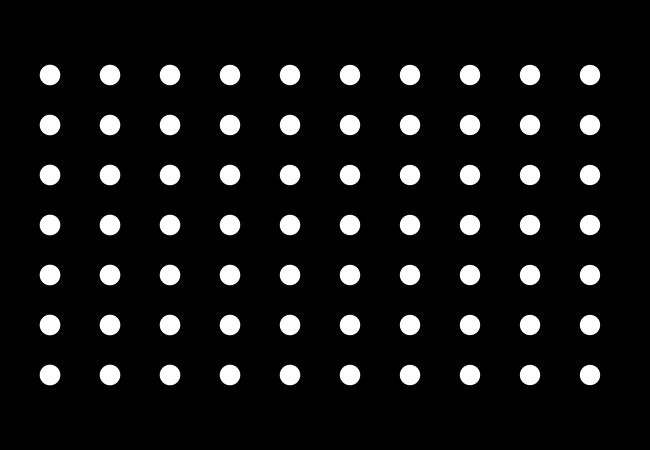
Frame 1 (no input)
Frame 60 (the mouse pressed at the canvas centre just before this capture): identical to frame 1, image omitted
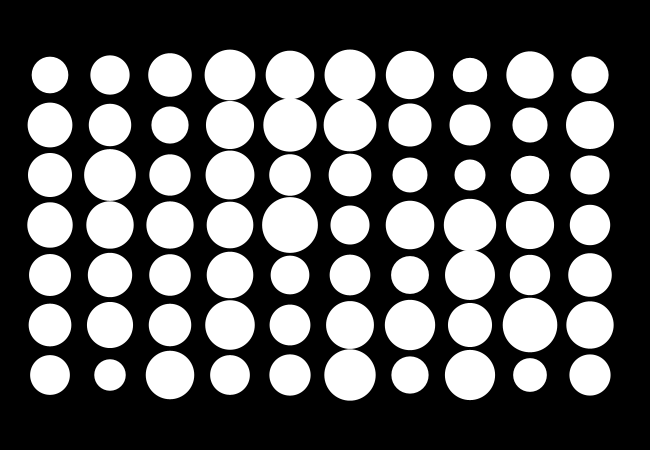
Frame 120 (the mouse held since frame 60 and released just before this capture)

The Processing sketch that drew these frames (run headless with seeded random() and noise(); from frame 60 on, the mouse is pressed at the canvas centre):

// Processing sketch: a_Noise_01
// ── a_Noise_01.pde
/* 
 --------------------------
 ** PLEASE READ INFO TAB **
 --------------------------
 
 */

/////////////////////////// GLOBALS ////////////////////////////

float circleDiameter;
int xInterval, yInterval;
float thickness;
// This boolean variable turns on/off animation
// press the 'p' button to activate/disactivate
boolean animate = false;

/////////////////////////// SETUP ////////////////////////////

void setup() {
  size(650, 450);
  background(255);
  smooth();
  noStroke();
  circleDiameter = 20;
  xInterval = 60;
  yInterval = 50;
  thickness = 0.5;
}

/////////////////////////// DRAW ////////////////////////////
void draw() {
  background(0);


  for (int y = 75; y < height-50; y += yInterval) {       
    for (int x = 50; x < width-50; x += xInterval) {        

      // 2 variables for mouse interaction
      float noiseAmm = map(mouseX, 0, width, 0.001, 0.1);
      float noiseFact = map(mouseY, 0, height, 1, 100);
      
      fill(255);
      // Check if animating
      if (animate) {
        float diaNoise = noise(x*noiseAmm, y*noiseAmm, frameCount*noiseAmm) * noiseFact;
        ellipse( x, y, circleDiameter+diaNoise, circleDiameter+diaNoise);
      }

      // if not then this...
      else {
        float diaNoise = noise(x*noiseAmm, y*noiseAmm) * noiseFact;
        ellipse( x, y, circleDiameter+diaNoise, circleDiameter+diaNoise);
      }
    }
  }
}



// ── INFO.pde
/*

/////////////////////////////////
DESSINES MOI DES BOUCLES FOR EVER
WORKSHOP FREE ART BUREAU 08.11.14
/////////////////////////////////

-------------------------------
Sketch : a_Noise_01
Parent Sketch : e_Interaction_01
--------------------------------

This sketch demonstrates some possible
interactions that enable us to observe
and discover other visual effects :

- KEYS '+' & '-' increase/decrease size of circles
- KEYS 'UP' & 'DOWN' increase/decrease y interval
- KEYS 'RIGHT' & 'LEFT' increase/decrease x interval   
- KEYS 'w' & 'x' increase/decrease contour thickness


************************
FREE ART BUREAU INFO
http://freeartbureau.org

******************************** END


*NB

----------------------------------------------
*/

// ── KEYS.pde
/////////////////////////// FUNCTIONS ////////////////////////////
// SOME KEY INTERACTIONS THAT ENABLE US TO CHANGE OUR VARIABLES
// AND THEREFORE CHANGE OUR VISUAL IN REAL TIME

void keyPressed() {
  // Activate/disactivate animation
  if (key == 'p') {
    animate =!animate;
  }
  // Increase the size of our cirlces
  if (key == '+') {
    circleDiameter += 2;
  }

  // Decrease the size of our cirlces
  if (key == '-') {
    circleDiameter -= 2;
  }

  // Increase the y interval of our grid
  if (keyCode == UP) {
    yInterval += 2;
  }

  // Decrease the y interval of our grid
  if (keyCode == DOWN) {
    yInterval -= 2;
  }

  // Increase the x interval of our grid
  if (keyCode == RIGHT) {
    xInterval += 2;
  }

  // Decrease the x interval of our grid
  if (keyCode == LEFT) {
    xInterval -= 2;
  }

  // Increase the x interval of our grid
  if (key == 'w') {
    thickness += 0.5;
  }

  // Decrease the x interval of our grid
  if (key == 'x') {
    thickness -= 0.5;
  }
}
